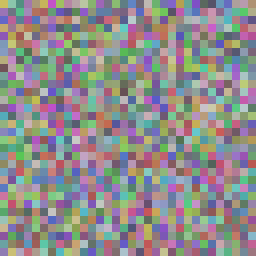
#> input picture tests/fixtures/smoke/test/high/0001.png, 32 x 32 px (shown 8 times larger)
$ python -i enhance.py   (imports and definitions only)
#> lines starting #> are read from the running program, lines starting #| are printed output that depends on the picture
"""
Inference-time visual refinement for enhanced RGB images.
"""
import numpy as np
from PIL import Image, ImageEnhance


def _auto_contrast_luma(rgb, low_clip=1.0, high_clip=99.2, strength=0.55):
    arr = np.asarray(rgb).astype(np.float32) / 255.0
    luma = 0.299 * arr[..., 0] + 0.587 * arr[..., 1] + 0.114 * arr[..., 2]
    lo, hi = np.percentile(luma, [low_clip, high_clip])
    if hi <= lo + 1e-6:
        return rgb

    luma_adj = np.clip((luma - lo) / (hi - lo), 0.0, 1.0)
    ratio = (luma_adj + 1e-4) / (luma + 1e-4)
    ratio = 1.0 + strength * (ratio - 1.0)
    arr = np.clip(arr * ratio[..., None], 0.0, 1.0)
    return Image.fromarray((arr * 255.0 + 0.5).astype(np.uint8), mode='RGB')


def refine_enhanced_image(image, color=1.22, contrast=1.12, sharpness=1.05, luma_strength=0.55):
    """Make ASEF-Net outputs less gray without changing geometry or resolution."""
    refined = _auto_contrast_luma(image, strength=luma_strength)
    refined = ImageEnhance.Color(refined).enhance(color)
    refined = ImageEnhance.Contrast(refined).enhance(contrast)
    refined = ImageEnhance.Sharpness(refined).enhance(sharpness)
    return refined

>>> import cv2
>>> picture = cv2.imread('../tests/fixtures/smoke/test/high/0001.png', cv2.IMREAD_GRAYSCALE)
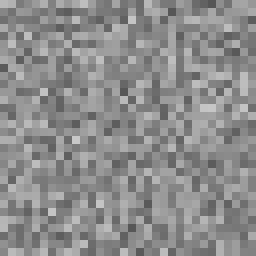
#> picture: shape (32, 32) (shown 8 times larger); min 86, max 200, mean 140.7
>>> result = refine_enhanced_image(picture)
#> in _auto_contrast_luma, `luma = 0.299 * arr[..., 0] + 0.587 * arr[..., 1] + 0.114 * arr[..., 2]`: luma = 32 values, max 0.678 at index 0, min 0.463 at index 13, mean 0.568
#> in _auto_contrast_luma, `lo, hi = np.percentile(luma, [low_clip, high_clip])`: lo = 0.466; hi = 0.677
#> in _auto_contrast_luma, `luma_adj = np.clip((luma - lo) / (hi - lo), 0.0, 1.0)`: luma_adj = 32 values, max 1 at index 0, min 0 at index 13, mean 0.483
#> in _auto_contrast_luma, `ratio = (luma_adj + 1e-4) / (luma + 1e-4)`: ratio = 32 values, max 1.47 at index 0, min 0.000216 at index 13, mean 0.8
#> in _auto_contrast_luma, `ratio = 1.0 + strength * (ratio - 1.0)`: ratio = 32 values, max 1.26 at index 0, min 0.45 at index 13, mean 0.89
#> in _auto_contrast_luma, `arr = np.clip(arr * ratio[..., None], 0.0, 1.0)`:
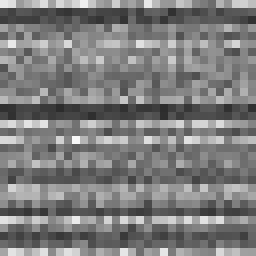
#> arr: shape (32, 32) float32 (shown 8 times larger); min 0.173, max 0.975, mean 0.492
#> (the run stopped early here; a loop or call above may not have finished)
